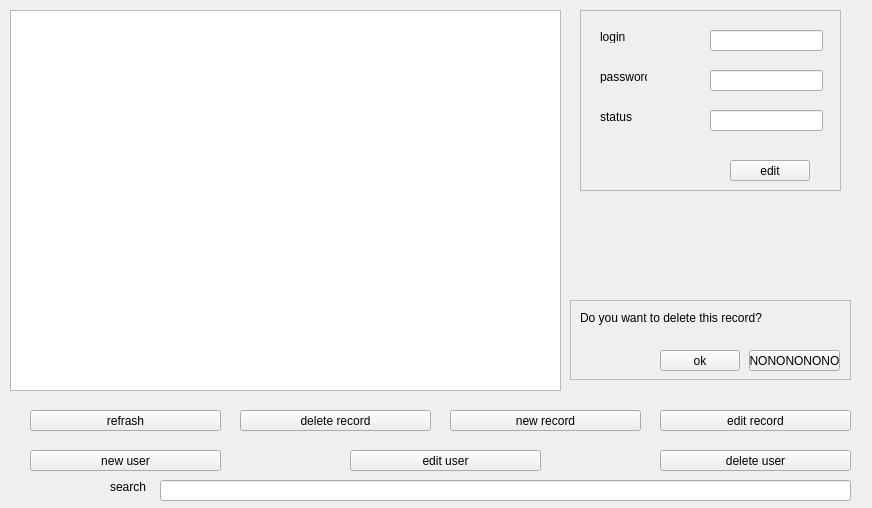
<?xml version="1.0" encoding="UTF-8"?>
<ui version="4.0">
 <class>moder</class>
 <widget class="QWidget" name="moder">
  <property name="geometry">
   <rect>
    <x>0</x>
    <y>0</y>
    <width>872</width>
    <height>508</height>
   </rect>
  </property>
  <property name="windowTitle">
   <string>Form</string>
  </property>
  <widget class="QTableView" name="tableDB">
   <property name="geometry">
    <rect>
     <x>10</x>
     <y>10</y>
     <width>551</width>
     <height>381</height>
    </rect>
   </property>
  </widget>
  <widget class="QPushButton" name="new_button">
   <property name="geometry">
    <rect>
     <x>30</x>
     <y>450</y>
     <width>191</width>
     <height>21</height>
    </rect>
   </property>
   <property name="text">
    <string>new user</string>
   </property>
  </widget>
  <widget class="QPushButton" name="delete_button">
   <property name="geometry">
    <rect>
     <x>660</x>
     <y>450</y>
     <width>191</width>
     <height>21</height>
    </rect>
   </property>
   <property name="text">
    <string>delete user</string>
   </property>
  </widget>
  <widget class="QPushButton" name="edit_button">
   <property name="geometry">
    <rect>
     <x>350</x>
     <y>450</y>
     <width>191</width>
     <height>21</height>
    </rect>
   </property>
   <property name="text">
    <string>edit user</string>
   </property>
  </widget>
  <widget class="QLineEdit" name="edit_search">
   <property name="geometry">
    <rect>
     <x>160</x>
     <y>480</y>
     <width>691</width>
     <height>21</height>
    </rect>
   </property>
  </widget>
  <widget class="QLabel" name="label">
   <property name="geometry">
    <rect>
     <x>110</x>
     <y>480</y>
     <width>47</width>
     <height>13</height>
    </rect>
   </property>
   <property name="text">
    <string>search</string>
   </property>
  </widget>
  <widget class="QPushButton" name="refrash">
   <property name="geometry">
    <rect>
     <x>30</x>
     <y>410</y>
     <width>191</width>
     <height>21</height>
    </rect>
   </property>
   <property name="text">
    <string>refrash</string>
   </property>
  </widget>
  <widget class="QPushButton" name="new_rec">
   <property name="geometry">
    <rect>
     <x>450</x>
     <y>410</y>
     <width>191</width>
     <height>21</height>
    </rect>
   </property>
   <property name="text">
    <string>new record</string>
   </property>
  </widget>
  <widget class="QPushButton" name="edit_rec">
   <property name="geometry">
    <rect>
     <x>660</x>
     <y>410</y>
     <width>191</width>
     <height>21</height>
    </rect>
   </property>
   <property name="text">
    <string>edit record</string>
   </property>
  </widget>
  <widget class="QPushButton" name="delete_rec">
   <property name="geometry">
    <rect>
     <x>240</x>
     <y>410</y>
     <width>191</width>
     <height>21</height>
    </rect>
   </property>
   <property name="text">
    <string>delete record</string>
   </property>
  </widget>
  <widget class="QFrame" name="frame">
   <property name="geometry">
    <rect>
     <x>580</x>
     <y>10</y>
     <width>261</width>
     <height>181</height>
    </rect>
   </property>
   <property name="frameShape">
    <enum>QFrame::StyledPanel</enum>
   </property>
   <property name="frameShadow">
    <enum>QFrame::Raised</enum>
   </property>
   <widget class="QLabel" name="label_2">
    <property name="geometry">
     <rect>
      <x>20</x>
      <y>20</y>
      <width>47</width>
      <height>13</height>
     </rect>
    </property>
    <property name="text">
     <string>login</string>
    </property>
   </widget>
   <widget class="QLabel" name="label_3">
    <property name="geometry">
     <rect>
      <x>20</x>
      <y>60</y>
      <width>47</width>
      <height>13</height>
     </rect>
    </property>
    <property name="text">
     <string>password</string>
    </property>
   </widget>
   <widget class="QLabel" name="label_4">
    <property name="geometry">
     <rect>
      <x>20</x>
      <y>100</y>
      <width>47</width>
      <height>13</height>
     </rect>
    </property>
    <property name="text">
     <string>status</string>
    </property>
   </widget>
   <widget class="QLineEdit" name="log_edit">
    <property name="geometry">
     <rect>
      <x>130</x>
      <y>20</y>
      <width>113</width>
      <height>21</height>
     </rect>
    </property>
   </widget>
   <widget class="QLineEdit" name="pass_edit">
    <property name="geometry">
     <rect>
      <x>130</x>
      <y>60</y>
      <width>113</width>
      <height>21</height>
     </rect>
    </property>
   </widget>
   <widget class="QLineEdit" name="status_edit">
    <property name="geometry">
     <rect>
      <x>130</x>
      <y>100</y>
      <width>113</width>
      <height>21</height>
     </rect>
    </property>
   </widget>
   <widget class="QPushButton" name="ok_edit">
    <property name="geometry">
     <rect>
      <x>150</x>
      <y>150</y>
      <width>80</width>
      <height>21</height>
     </rect>
    </property>
    <property name="text">
     <string>edit</string>
    </property>
   </widget>
  </widget>
  <widget class="QFrame" name="frame_del">
   <property name="geometry">
    <rect>
     <x>570</x>
     <y>300</y>
     <width>281</width>
     <height>80</height>
    </rect>
   </property>
   <property name="frameShape">
    <enum>QFrame::StyledPanel</enum>
   </property>
   <property name="frameShadow">
    <enum>QFrame::Raised</enum>
   </property>
   <widget class="QLabel" name="label_5">
    <property name="geometry">
     <rect>
      <x>10</x>
      <y>10</y>
      <width>251</width>
      <height>16</height>
     </rect>
    </property>
    <property name="text">
     <string>Do you want to delete this record?</string>
    </property>
   </widget>
   <widget class="QPushButton" name="del_no">
    <property name="geometry">
     <rect>
      <x>179</x>
      <y>50</y>
      <width>91</width>
      <height>21</height>
     </rect>
    </property>
    <property name="text">
     <string>NONONONONO</string>
    </property>
   </widget>
   <widget class="QPushButton" name="del_ok">
    <property name="geometry">
     <rect>
      <x>90</x>
      <y>50</y>
      <width>80</width>
      <height>21</height>
     </rect>
    </property>
    <property name="text">
     <string>ok</string>
    </property>
   </widget>
  </widget>
  <zorder>tableDB</zorder>
  <zorder>frame</zorder>
  <zorder>new_button</zorder>
  <zorder>delete_button</zorder>
  <zorder>edit_button</zorder>
  <zorder>edit_search</zorder>
  <zorder>label</zorder>
  <zorder>refrash</zorder>
  <zorder>new_rec</zorder>
  <zorder>edit_rec</zorder>
  <zorder>delete_rec</zorder>
  <zorder>frame_del</zorder>
 </widget>
 <resources/>
 <connections/>
</ui>
